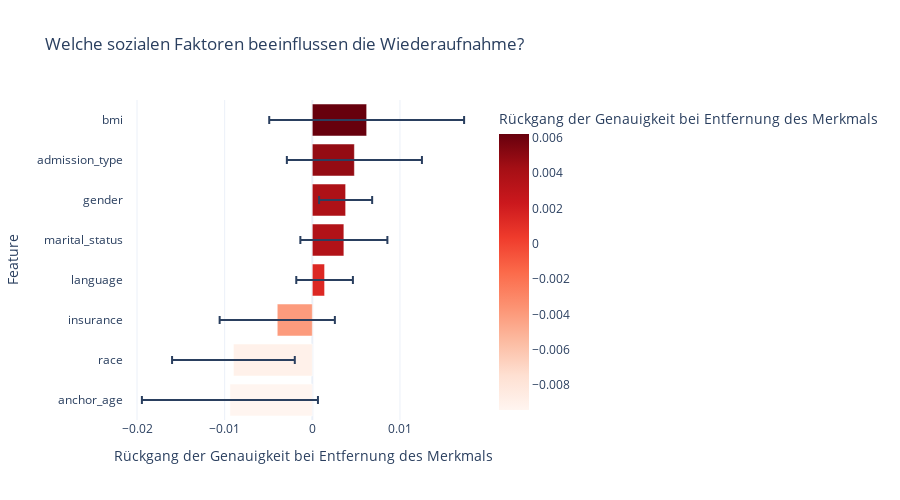

The code cell stored with this chart in its notebook:
### Code cell
from sklearn.inspection import permutation_importance
import pandas as pd
import plotly.express as px

print("Berechne Feature Importance (kann ca. 1-2 Min. dauern oder 5)...")

# Wir nutzen unser Express-Testset für die Berechnung
result = permutation_importance(
    classifier, X_test_fast, y_test_fast, n_repeats=10, random_state=42, n_jobs=1
)

# Ergebnisse in ein DataFrame gießen
importance_df = pd.DataFrame({
    'Feature': feature_cols,
    'Importance': result.importances_mean,
    'Std_Dev': result.importances_std
}).sort_values(by='Importance', ascending=True) # Aufsteigend für horizontalen Plot

# Plotly Bar Chart
fig = px.bar(
    importance_df, 
    x='Importance', 
    y='Feature', 
    orientation='h',
    title='Welche sozialen Faktoren beeinflussen die Wiederaufnahme?',
    labels={'Importance': 'Rückgang der Genauigkeit bei Entfernung des Merkmals'},
    error_x='Std_Dev', # Zeigt die Variabilität der Wichtigkeit
    template="plotly_white",
    color='Importance',
    color_continuous_scale='Reds'
)

fig.update_layout(height=500)
fig.show()

### Figure 1 — Plotly figure (JSON) as saved in the notebook; plotly's stock layout.template omitted (floating-point values rounded to 4 significant figures)
{"data": [{"error_x": {"array": [0.01004, 0.007, 0.006573, 0.003231, 0.004964, 0.003027, 0.007705, 0.01112]}, "hovertemplate": "Rückgang der Genauigkeit bei Entfernung des Merkmals=%{marker.color}<br>Feature=%{y}<extra></extra>", "legendgroup": "", "marker": {"color": [-0.0094, -0.009, -0.004, 0.0014, 0.0036, 0.0038, 0.0048, 0.0062], "coloraxis": "coloraxis", "pattern": {"shape": ""}}, "name": "", "orientation": "h", "showlegend": false, "textposition": "auto", "type": "bar", "x": [-0.0094, -0.009, -0.004, 0.0014, 0.0036, 0.0038, 0.0048, 0.0062], "xaxis": "x", "y": ["anchor_age", "race", "insurance", "language", "marital_status", "gender", "admission_type", "bmi"], "yaxis": "y"}], "layout": {"barmode": "relative", "coloraxis": {"colorbar": {"title": {"text": "Rückgang der Genauigkeit bei Entfernung des Merkmals"}}, "colorscale": [[0, "rgb(255,245,240)"], [0.125, "rgb(254,224,210)"], [0.25, "rgb(252,187,161)"], [0.375, "rgb(252,146,114)"], [0.5, "rgb(251,106,74)"], [0.625, "rgb(239,59,44)"], [0.75, "rgb(203,24,29)"], [0.875, "rgb(165,15,21)"], [1, "rgb(103,0,13)"]]}, "height": 500, "legend": {"tracegroupgap": 0}, "title": {"text": "Welche sozialen Faktoren beeinflussen die Wiederaufnahme?"}, "xaxis": {"anchor": "y", "domain": [0, 1], "title": {"text": "Rückgang der Genauigkeit bei Entfernung des Merkmals"}}, "yaxis": {"anchor": "x", "domain": [0, 1], "title": {"text": "Feature"}}}}
